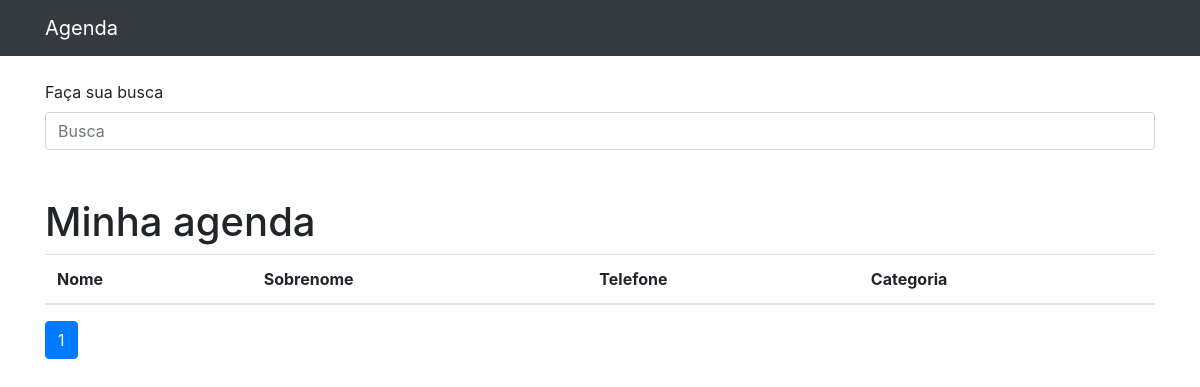
/, run on an earlier commit of the app's database.
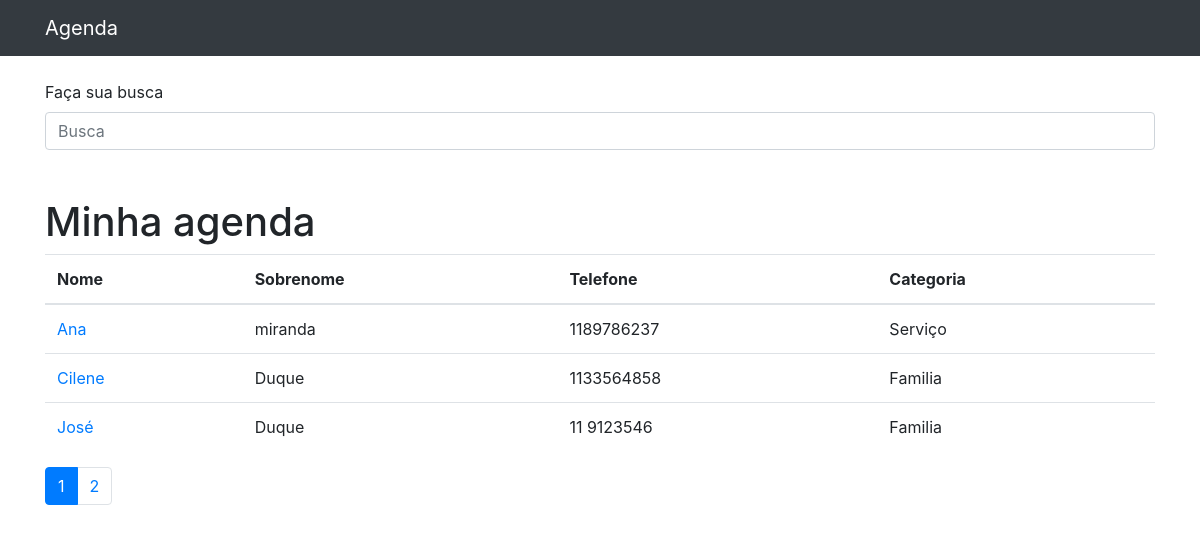
And on a later commit of the database.
### contatos/models.py (models this page shows, shortened)
class Contato(models.Model):
    nome = models.CharField(max_length=30)
    sobrenome = models.CharField(max_length=30, blank=True)
    telefone = models.CharField(max_length=10)
    email = models.CharField(max_length=30, blank=True)
    data_criacao = models.DateTimeField(default=timezone.now())
    descricao = models.TextField(blank=True)
    categoria = models.ForeignKey(Categoria, on_delete=models.DO_NOTHING)
    mostar = models.BooleanField(default=True)
    foto = models.ImageField(blank=True, upload_to='fotos/%Y/%m')

class Categoria(models.Model):
    nome = models.CharField(max_length=30)
    def __str__(self):
        return self.nome

### contatos/views.py (the view)
# urls.py: path('', views.index, name='index'),
def index(request):
    contatos_list = Contato.objects.order_by('nome')
    paginator = Paginator(contatos_list, 3)
    page = request.GET.get('p')
    contatos = paginator.get_page(page)
    return render(request, 'contatos/index.html', {
        'contatos': contatos
    })

### contatos/templates/contatos/index.html
{% extends 'base.html' %}}
{% block conteudo %}
<h1 class="mt-5">Minha agenda</h1>
<table class="table">
  <thead>
    <tr>
      <th>Nome</th>
      <th>Sobrenome</th>
      <th>Telefone</th>
      <th>Categoria</th>
    </tr>
  </thead>
  <tbody>
    {% for contato in contatos %}
      {% if contato.mostar %}
        <tr>
          <td>
            <a href="{% url 'show_contato' contato.id %}"> {{contato.nome}}</a>
          </td>
          <td>{{contato.sobrenome}}</td>
          <td>{{contato.telefone}}</td>
          <td>{{contato.categoria}}</td>
        </tr>
      {% endif %}
    {% endfor %}
  </tbody>
</table>
<nav aria-label="Page navigation example">
  <ul class="pagination">
    {% for page in contatos.paginator.page_range %}
      {% if contatos.number == page%}
        <li class="page-item active">
          <a class="page-link " href="?p={{page}}&termo={{request.GET.termo}}">{{page}}</a>
        </li>
      {% else %}
        <li class="page-item ">
          <a class="page-link " href="?p={{page}}&termo={{request.GET.termo}}">{{page}}</a>
        </li>
      {% endif%}
    {% endfor %}
  </ul>
</nav>
{% endblock %}

### templates/base.html (shortened to what this page needs)
{% load static %}
<!DOCTYPE html>
<html lang="pt">
<head>
  {% include 'parciais/_head.html' %}
</head>
<body>
  {% include 'parciais/_nav.html' %}
  <div class="container">
    <div class="row">
      <div class="col-lg-12">
        <br>
        <form method="get" action="{% url 'busca' %}">
          <div class="form-group">
            <label>Faça sua busca</label>
            <input class="form-control"
                   type="search"
                   placeholder="Busca"
                   name="termo"
                   value="{{ request.GET.termo }}"
            >
          </div>
        </form>
        {% block conteudo %} {% endblock %}
      </div>
    </div>
  </div>
</body>
</html>

### templates/parciais/_head.html (shortened to what this page needs)
{% load static %}
<link href="{% static 'vendor/bootstrap/css/bootstrap.min.css' %}" rel="stylesheet">

### templates/parciais/_nav.html (shortened to what this page needs)
{% load static%}
<nav class="navbar navbar-expand-lg navbar-dark bg-dark static-top">
<div class="container">
  <a class="navbar-brand" href="{% url 'index' %}">Agenda</a>
</div>
</nav>

What changed in the data, as far as the page shows it:
added Contato: nome "Ana", sobrenome "miranda", telefone "1189786237", categoria "Serviço"
added Contato: nome "Cilene", sobrenome "Duque", telefone "1133564858", categoria "Familia"
added Contato: nome "José", sobrenome "Duque", telefone "11 9123546", categoria "Familia"
Also different on the page:
new list line: "2"
